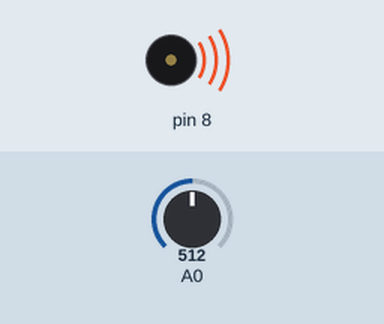
The sketch below on a simulated Arduino Uno, built with avr-gcc and run on an emulated ATmega328P. On the bench: buzzer (waves = sounding). Inputs (shaded band) come from the test bench; at power-on: A0 = 512. What the sketch prints to the serial monitor is not drawn.

Above: at 1.2 s.
1.3 s: A0 set to 497
At 1.8 s:
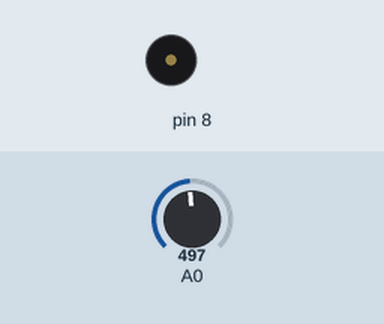
2.8 s: A0 set to 511
At 4.0 s:
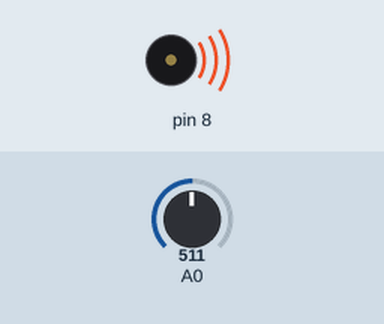
4.3 s: A0 set to 495
At 5.2 s:
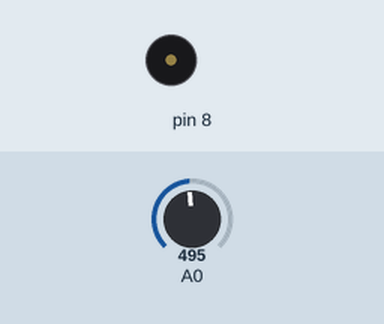
Timing chart, 0 to 7.3 s (numbered marks = the images above; inputs shaded):
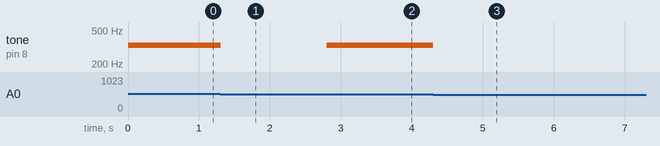

Measured:
- the behaviour switches between 506 and 505 on A0 (found by bisection; images 0 and 1)
- after the input at 1.3 s, tone on pin 8: 330 Hz → silent at once
- after the input at 2.8 s, tone on pin 8: silent → 330 Hz at once
- after the input at 4.3 s, tone on pin 8: 330 Hz → silent at once

The sketch:

pr07_teclado.ino
```cpp
int notas[] = {262,294,330,349};

void setup() {


  Serial.begin (9600);

}

void loop() {

  int valor = analogRead(A0);
  Serial.print(valor);

  if (valor ==1023){

    tone (8, notas[0]);
  }
  else if (valor <1023 && valor >1010){

    tone (8, notas[1]);
  }

    else if (valor <1010 && valor >505){

    tone (8, notas[2]);
  }

    else if (valor <400 && valor >5){

    tone (8, notas[3]);
  }

  else {
    noTone (8);

  }

}
```
